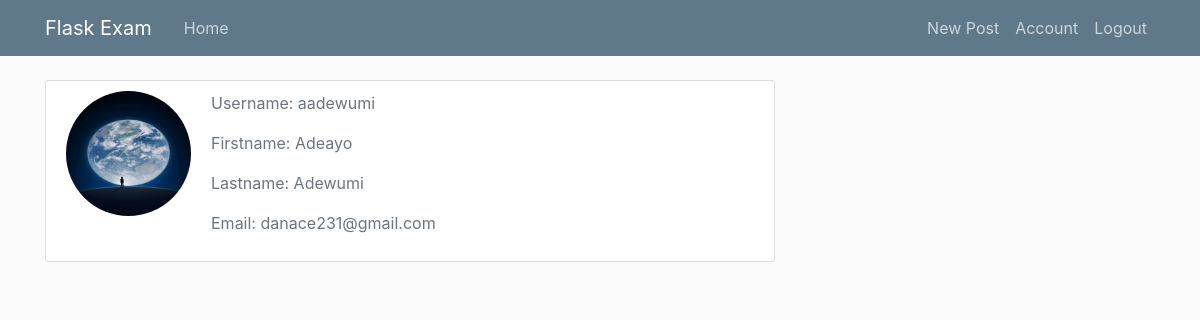
Page /info/aadewumi (signed in) on the committed database.
### flaskexam/models.py (models this page shows, shortened)
class User(db.Model,UserMixin):
    id=db.Column(db.Integer, primary_key=True)
    username=db.Column(db.String(20), unique=True, nullable=False)
    email=db.Column(db.String(120), unique=True, nullable=False)
    firstname=db.Column(db.String(120), nullable=False)
    lastname=db.Column(db.String(120), nullable=False)
    image_file=db.Column(db.String(20), nullable=False,default='default.jpg')
    password=db.Column(db.String(60), nullable=False)
    posts=db.relationship('Post', backref=db.backref('author', lazy='joined'),
                                lazy='dynamic')

### flaskexam/users/routes.py (the view)
@users.route("/info/<string:username>")
@login_required
def info(username):
    user=User.query.filter_by(username=username).first_or_404()
    profile_picture=url_for('static', filename='profilepicture/'+user.image_file)
    return render_template('info.html', title="Account Info",profile_picture=profile_picture, user=user)

### flaskexam/models.py (called while the page is built)
@login_manager.user_loader
def load_user(user_id):
    with app.app_context():
        return User.query.get(int(user_id))

### flaskexam/templates/info.html
{% extends "base.html" %}
{% block content %}
<div class="content-section">
    <div class="media">
        <img class="rounded-circle account-img" src="{{profile_picture}}">
        <div class="media-body">
            <p class="text-secondary">Username: {{user.username}}</p>
            <p class="text-secondary">Firstname: {{user.firstname}}</p>
            <p class="text-secondary">Lastname: {{user.lastname}}</p>
            <p class="text-secondary">Email: {{user.email}}</p>
        </div>
    </div>
</div>
{% endblock content %}

### flaskexam/static/main.css (style rules this page uses)
body { background: #fafafa; color: #333333; margin-top: 5rem; }
.content-section { background: #ffffff; padding: 10px 20px; border: 1px solid #dddddd; border-radius: 3px; margin-bottom: 20px; }
.account-img { height: 125px; width: 125px; margin-right: 20px; margin-bottom: 16px; }

### rows in the picture
User: username "aadewumi", firstname "Adeayo", lastname "Adewumi", email "danace231@gmail.com"
